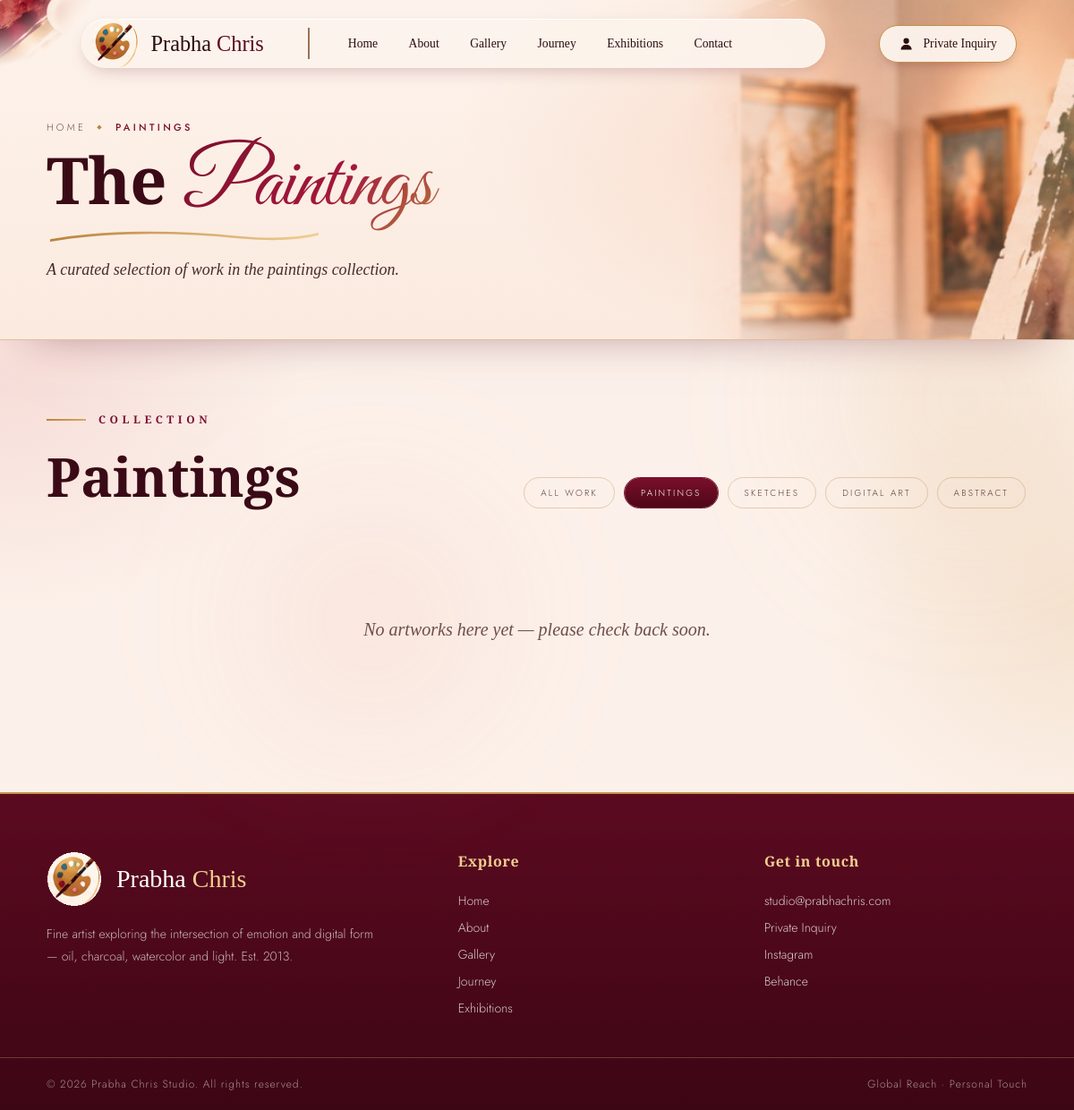
The page /category/1 on the database as committed earlier.
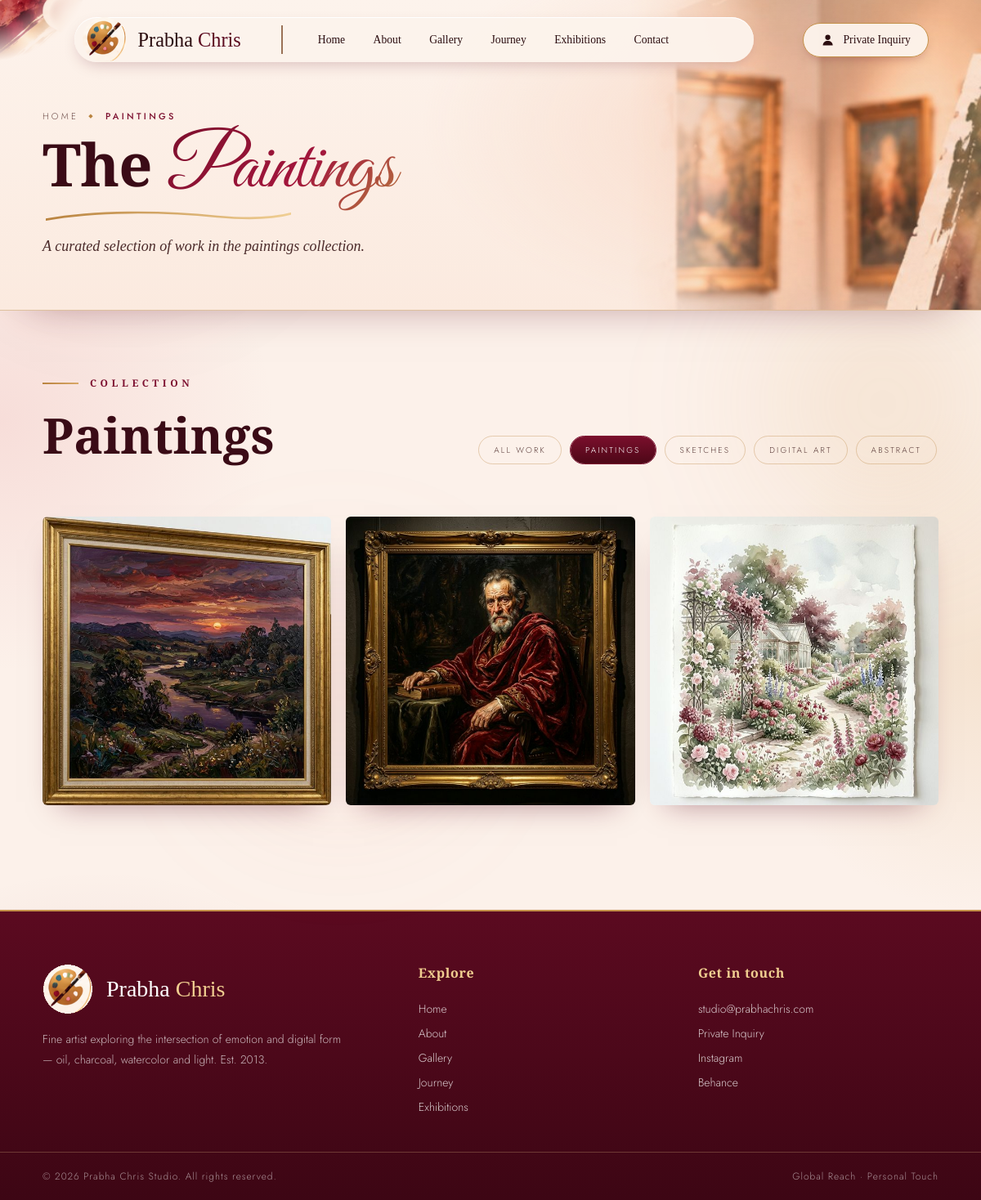
The same page on the database as committed later.
### tables this page shows
CREATE TABLE categories (
            id INTEGER PRIMARY KEY AUTOINCREMENT,
            name TEXT NOT NULL UNIQUE
        );

CREATE TABLE artworks (
            id INTEGER PRIMARY KEY AUTOINCREMENT,
            title TEXT NOT NULL,
            image_path TEXT NOT NULL,
            category_id INTEGER,
            created_at TIMESTAMP DEFAULT CURRENT_TIMESTAMP,
            FOREIGN KEY (category_id) REFERENCES categories (id)
        );

### app.py (the view)
@app.route('/category/<int:category_id>')
def category_view(category_id):
    conn = get_db_connection()
    category = conn.execute('SELECT * FROM categories WHERE id = ?', (category_id,)).fetchone()
    if category is None:
        conn.close()
        abort(404)
    artworks = conn.execute(ARTWORK_SQL + ' WHERE a.category_id = ? ORDER BY a.created_at DESC',
                            (category_id,)).fetchall()
    categories = conn.execute('SELECT * FROM categories').fetchall()
    conn.close()
    return render_template('category.html', artworks=artworks, category=category, categories=categories)

### app.py (called while the page is built)
def get_db_connection():
    conn = sqlite3.connect('gallery.db')
    conn.row_factory = sqlite3.Row
    return conn

def get_setting(key, default=None):
    conn = get_db_connection()
    row = conn.execute('SELECT value FROM settings WHERE key = ?', (key,)).fetchone()
    conn.close()
    return row['value'] if row else default

@app.context_processor
def inject_hero_image():
    return {'hero_image': get_setting('hero_image', DEFAULT_HERO_IMAGE)}

### templates/category.html (shortened to what this page needs)
{% extends "layout.html" %}
{% block content %}
{% from "_banner.html" import banner %}
    <main class="page-main">
    {{ banner(category.name, "The", category.name, "A curated selection of work in the " ~ category.name.lower() ~ " collection.", "frames") }}
    <section class="gallery-section">
        <div class="gallery-header fade-up">
            <div>
                <div class="section-label">Collection</div>
                <h2 class="gallery-h2">{{ category.name }}</h2>
            </div>
            <div class="filter-wrap">
                <a href="{{ url_for('gallery') }}" class="filter-btn"><span>All Work</span></a>
                {% for cat in categories %}
                <a href="{{ url_for('category_view', category_id=cat.id) }}"
                    class="filter-btn {% if cat.id == category.id %}active{% endif %}"><span>{{ cat.name }}</span></a>
                {% endfor %}
            </div>
        </div>
        <div class="gallery-grid" id="gGrid">
            {% include '_gallery_items.html' %}
        </div>
    </section>
    </main>
{% endblock %}

### templates/_banner.html (shortened to what this page needs)
{% macro banner(crumb, plain, script, sub, deco) %}
<section class="page-banner">
    <div class="banner-corner" aria-hidden="true"></div>
    <div class="banner-deco deco-{{ deco }}" aria-hidden="true"></div>
    <div class="banner-inner">
        <div class="crumbs"><a href="{{ url_for('index') }}">Home</a><i>◆</i><span>{{ crumb }}</span></div>
        <h1 class="banner-title">{{ plain }} <em>{{ script }}</em></h1>
        <p class="banner-sub">{{ sub }}</p>
    </div>
</section>
{% endmacro %}

### templates/_gallery_items.html (shortened to what this page needs)
{% for artwork in artworks %}
{% set cat_name = artwork.category_name or 'Art' %}
{% set img_url = url_for('static', filename='uploads/' + artwork.image_path) %}
<div class="gallery-item" data-cat="cat-{{ artwork.category_id }}"
    onclick='openLB({{ artwork.title|tojson }}, {{ (cat_name ~ " · " ~ (artwork.created_at[:4] if artwork.created_at else "Recent"))|tojson }}, {{ ("A profound expression of " ~ cat_name.lower() ~ " by Prabha Chris.")|tojson }}, {{ img_url|tojson }})'>
    <img src="{{ img_url }}" alt="{{ artwork.title }}">
</div>
{% else %}
<p class="empty-note">No artworks here yet — please check back soon.</p>
{% endfor %}

Rows that differ between the two databases and show on the page:
added artworks: shows a picture
added artworks: shows a picture
added artworks: shows a picture
Other text that changed with them:
text no longer shown: "No artworks here yet — please check back soon."
